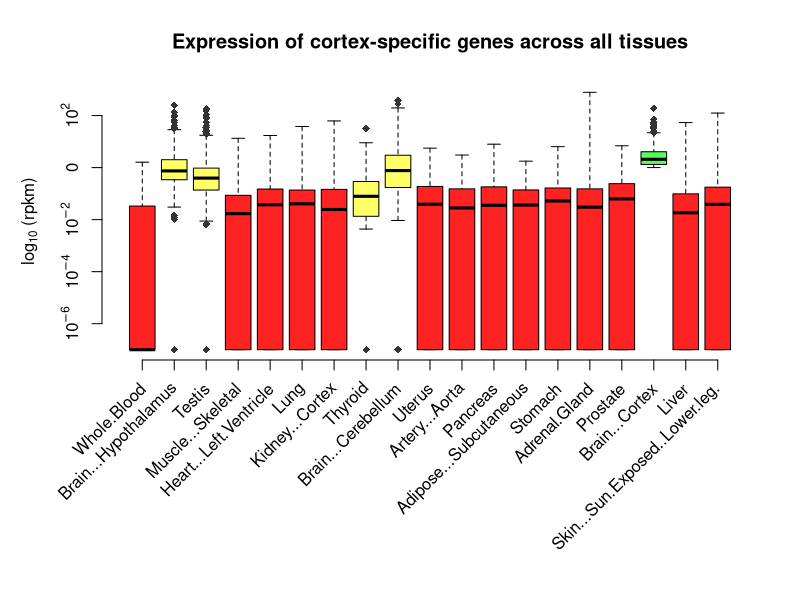

Recreate this plot in R.
#!/usr/bin/env Rscript

# all data
data = read.csv("../genes/tissue_specific.txt", header=TRUE, sep="\t", skip=1)

# all quantitative variables, transformed to decimal logarithm
num.data = log10(subset(data, select=c(-Gene, -Protein)) + 1e-7)

# if(Sys.info()['sysname'] == "Darwin") {
#   quartz()
# } else {
#   x11()
# }

png(filename='boxplot_expr.png', height=6, width=6, units='in', res=300)
# down, left, up, right margins
par(mar=c(12, 5.1, 4.1, 2.1))

# colors of each kind of box
different <- "#ff2222"
similar <- "#ffff66"
cortex <- "#55ff55"
outliers <- "#222222"
colors <- c(different, similar, similar, rep(different, 4), similar, similar,
         rep(different, 7), cortex, different, different)

ylabel <- expression('log'[10]*' (rpkm)')

# if you put log="y" the fucking labels don't work, so I use the log10 of the
# data, and I change (later) the labels of the y axis to be in logarithmic
# scale
boxplot(num.data, xaxt="n", xlab="", ylab=ylabel, axes=FALSE, col=colors,
        pch=18, outcol="#333333", main="Expression of cortex-specific genes across all tissues")

# the names of the tissues
xlabels <- colnames(num.data)

# y axis in logarithmic scale, x axis empty (by now)
ylabels <- parse(text=paste(c("10^-6", "10^-4", "10^-2", "0", "10^2")))
axis(2, labels=ylabels, at=c(-6, -4, -2, 0, 2))
axis(1, labels=FALSE, at=c(1:19))

# add tissue names as x labels
text(x=seq_along(xlabels), y=par("usr")[3]- 1, srt=45, adj=1,
     labels=xlabels, xpd=TRUE)

dev.off()
# message("Press Return To Continue")
# invisible(readLines("stdin", n=1))
